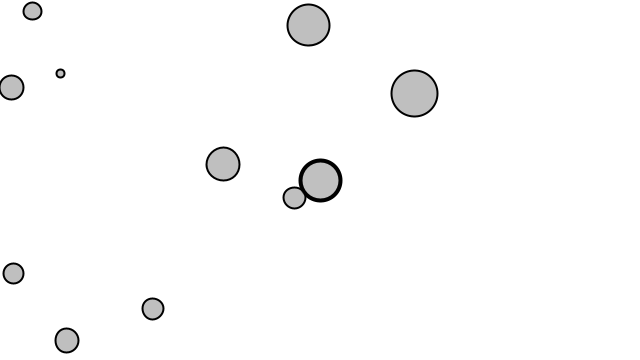
Frame 1 (no input)
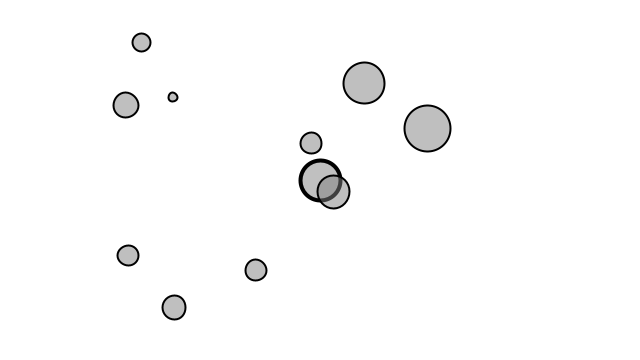
Frame 60 (the mouse pressed at the canvas centre just before this capture)
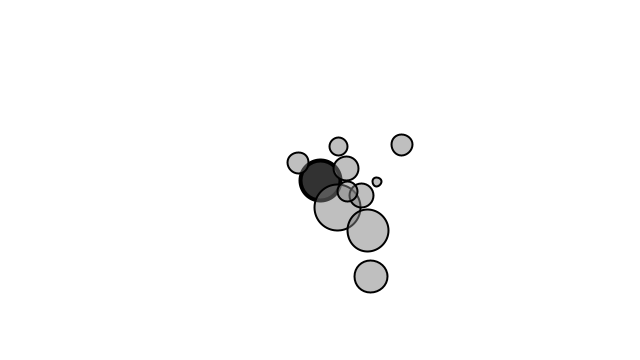
Frame 120 (the mouse held since frame 60 and released just before this capture)

The Processing sketch that drew these frames (run headless with seeded random() and noise(); from frame 60 on, the mouse is pressed at the canvas centre):

// Processing sketch: Example_2_7_Attraction_With_Many_Movers
// ── Example_2_7_Attraction_With_Many_Movers.pde
// The Nature of Code
// Daniel Shiffman
// http://natureofcode.com
Mover[] movers = new Mover[10];

Attractor attractor;

void setup() {
  size(640, 360);
  for (int i = 0; i < 10; i++) {
    movers[i] = new Mover(random(width), random(height), random(0.5, 3));
  }
  attractor = new Attractor();
}

void draw() {
  background(255);

  attractor.show();

  for (int i = 0; i < movers.length; i++) {
    PVector force = attractor.attract(movers[i]);
    movers[i].applyForce(force);

    movers[i].update();
    movers[i].show();
  }
}

void mouseMoved() {
  attractor.handleHover(mouseX, mouseY);
}

void mousePressed() {
  attractor.handlePress(mouseX, mouseY);
}

void mouseDragged() {
  attractor.handleHover(mouseX, mouseY);
  attractor.handleDrag(mouseX, mouseY);
}

void mouseReleased() {
  attractor.stopDragging();
}

// ── Attractor.pde
// The Nature of Code
// Daniel Shiffman
// http://natureofcode.com

// An object for a draggable attractive body in our world

class Attractor {
  PVector position, dragOffset;
  float mass, G;
  boolean dragging, rollover;
  
  Attractor() {
    this.position = new PVector(width / 2, height / 2);
    this.mass = 20;
    this.G = 1;
    this.dragOffset = new PVector(0, 0);
    this.dragging = false;
    this.rollover = false;
  }

  PVector attract(Mover mover) {
    // Calculate direction of force
    PVector force = PVector.sub(this.position, mover.position);
    // Distance between objects
    float distance = force.mag();
    // Limiting the distance to eliminate "extreme" results for very close or very far objects
    distance = constrain(distance, 5, 25);

    // Calculate gravitional force magnitude
    float strength = (this.G * this.mass * mover.mass) / (distance * distance);
    // Get force vector --> magnitude * direction
    force.setMag(strength);
    return force;
  }

  // Method to display
  void show() {
    strokeWeight(4);
    stroke(0);
    if (this.dragging) {
      fill(50);
    } else if (this.rollover) {
      fill(100);
    } else {
      fill(175, 200);
    }
    circle(this.position.x, this.position.y, this.mass * 2);
  }

  // The methods below are for mouse interaction
  void handlePress(float mx, float my) {
    float d = dist(mx, my, this.position.x, this.position.y);
    if (d < this.mass) {
      this.dragging = true;
      this.dragOffset.x = this.position.x - mx;
      this.dragOffset.y = this.position.y - my;
    }
  }

  void handleHover(float mx, float my) {
    float d = dist(mx, my, this.position.x, this.position.y);
    if (d < this.mass) {
      this.rollover = true;
    } else {
      this.rollover = false;
    }
  }

  void stopDragging() {
    this.dragging = false;
  }

  void handleDrag(float mx, float my) {
    if (this.dragging) {
      this.position.x = mx + this.dragOffset.x;
      this.position.y = my + this.dragOffset.y;
    }
  }
}

// ── Mover.pde
// The Nature of Code
// Daniel Shiffman
// http://natureofcode.com

class Mover {
  float mass, radius;
  PVector position, velocity, acceleration;
  
  Mover(float x, float y, float m) {
    this.mass = m;
    this.radius = m * 8;
    this.position = new PVector(x, y);
    this.velocity = new PVector(1, 0);
    this.acceleration = new PVector(0, 0);
  }
  // Newton's 2nd law: F = M * A
  // or A = F / M
  void applyForce(PVector force) {
    PVector f = PVector.div(force, this.mass);
    this.acceleration.add(f);
  }

  void update() {
    // Velocity changes according to acceleration
    this.velocity.add(this.acceleration);
    // position changes by velocity
    this.position.add(this.velocity);
    // We must clear acceleration each frame
    this.acceleration.mult(0);
  }

  void show() {
    stroke(0);
    strokeWeight(2);
    fill(127, 127);
    circle(this.position.x, this.position.y, this.radius * 2);
  }
}
